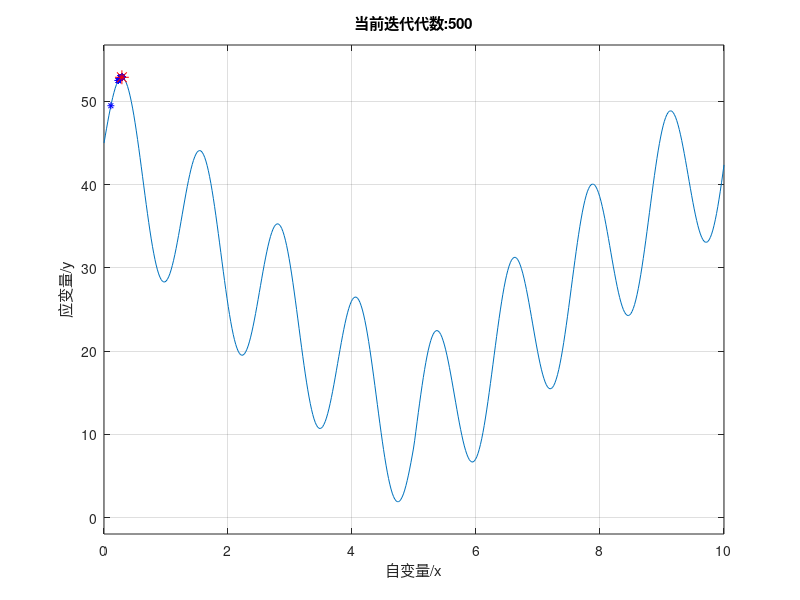

Recreate this plot in MATLAB.
%% 清空工作区
clc
clear all;

%% 绘制目标函数
% y = 10 * sin(5 * x)+7 * abs(x - 5)+10, x=[0,10]
figure(1);
ezplot('10*sin(5*x)+7*abs(x-5)+10',[0,10]);
hold on
xlabel('自变量/x');
ylabel('应变量/y');

%% GA算法参数定义
popsize = 20;               % 种群大小
chromlength = 20;           % 二进制编码长度
p_cross = 0.7;              % 交叉概率
p_mutation = 0.1;          % 变异概率
iter_max = 500;             % 最大迭代次数
bestfit = -inf;             % 初始化适应度值为-∞
bestindividual = 0;         % 初始化最优解
result = zeros(2,iter_max); % 对存储每轮迭代最优解的result矩阵预分配内存,提高运行速度
%% 初始化种群
pop = round(rand(popsize,chromlength));
% rand函数用0~1之间的随机数生成了一个popsize行,chromlength列的矩阵
% round函数将此矩阵四舍五入为0或1的整数

%% 循环迭代
for iter = 1:iter_max
    % 1.首先将二进制转为十进制
    [px,py] = size(pop);                    % 种群的行列数
    for j = 1:py
        pop1(:,j) = pop(:,j) * 2^(py-j);    % 按位权值展开
    end
    temp = sum(pop1,2);                     % 行求和sum(*,2)
    pop2 = 0+temp*((10-0)/2^chromlength);

    % 2.计算函数目标值
    fitvalue = 10*sin(5*pop2)+7*abs(pop2-5)+10;

    % 3.选择操作(轮盘赌法)
    p_fitvalue = fitvalue / sum(fitvalue);  % 单个适应度与所有适应度之和的比
    p_fitvalue = cumsum(p_fitvalue);        % 离散的概率值转为0~1区间,累计和
    
    p_rand = sort(rand(px,1));              % px行,1列个由小到大排序的随机数
    % 用p_rand去与做完了累计和的p_fitvalue做比较
    % 适应度越高就有越大的几率在p_fitvalue的累计和中占据更大的区间
    % 将会有较多的p_rand值落在其间
    % 用这种方法保留下了适应度值较大的基因
    i = 1;      % 指向随机数的指针
    j = 1;      % 指向累积和区间的指针
    while i <= px
        if p_rand(i) < p_fitvalue(j)
            newpop(i,:) = pop(j,:);    %适应度高的基因以较大概率保留到了新种群中
            i = i + 1;
        else
            j = j + 1;  %小于当前选择概率区间的随机数"用完了",才让概率区间后移一位
        end
    end
    
    % 4.交叉操作(单点交叉)
    % newpop种群已经经过了选择操作,现对其进行交叉操作
    % 并将交叉后的种群保存进newpop2矩阵中
    for i = 1:2:px-1 % 让i与i+1进行交叉,所以i遍历染色体中编号为奇数的就可以了
        if rand < p_cross
            point = round(rand * py);   % 在py位二进制数中随机选一个交叉点位
            newpop2(i,:) = [newpop(i,1:point),newpop(i+1,point+1:end)];
            newpop2(i+1,:) = [newpop(i+1,1:point),newpop(i,point+1:end)];
        else
            newpop2(i,:) = newpop(i,:);
            newpop2(i+1,:) = newpop(i+1,:);
            % 一定几率不发生交叉
        end
    end
    
    % 5.变异操作
    for i = 1:px
        if rand < p_mutation                    % 参数定义时的变异概率
            mutation_point = round(rand*py);   % 发生变异时的点位
            if mutation_point <= 0
                mutation_point = 1;             % 检测越界
            end
            newpop3(i,:) = newpop2(i,:);        % 变异后的种群存储在newpop3矩阵中
            if newpop3(i,mutation_point) == 0   % 将变异点位上的二进制数取反
                newpop3(i,mutation_point) = 1;
            else
                newpop3(i,mutation_point) = 0;
            end
        else                                    % p_mutation设置为一个很小的数
            newpop3(i,:) = newpop2(i,:);        % 大部分newpop2都没有发生变异
        end
    end

    % 6.更新种群,重新计算种群的适应度,更新Best记录
    pop = newpop3;
    % 和第一步时一样,先将二进制转换为十进制,计算出小分划区间中的实数值
    [px,py] = size(pop);
    for j = 1:py
        pop1(:,j) = 2^(py-j) * pop(:,j); % 二进制数按位权值展开
    end  % chromlength位二进制数能表示的十进制数范围为[0,2^chromlength-1]
    temp = sum(pop1,2);     % 按位权展开的十进制数行求和
    pop2 = 0 + ((10 - 0)/2^chromlength) * temp; % 将小分划的编号映射为定义域里的实数值

    fitvalue = 10*sin(5*pop2)+7*abs(pop2-5)+10; 
    % 将pop2矩阵代入目标函数计算适应度

    for i = 1:px
        if bestfit < fitvalue(i)
            bestfit = fitvalue(i);      % 找到本轮迭代的最优f(x)
            bestindividual = pop2(i);   % 找到本轮迭代的最优x
        end
    end

    result(1,iter) = bestindividual;    % result矩阵第1行存储每轮迭代的最优x
    result(2,iter) = bestfit;           % result矩阵第2行存储每轮迭代的最优f(x)
    plot(result(1,iter),result(2,iter),'b*','MarkerSize',5)
    title(strcat('当前迭代代数:',num2str(iter)));
    pause(0.03);
end

plot(result(1,end),result(2,end),'r*','MarkerSize',10);
grid on
hold off
fprintf(['The best x is ---> \t',num2str(bestindividual), ...
    '\nThe fitness value is --->',num2str(bestfit),'\n']);





